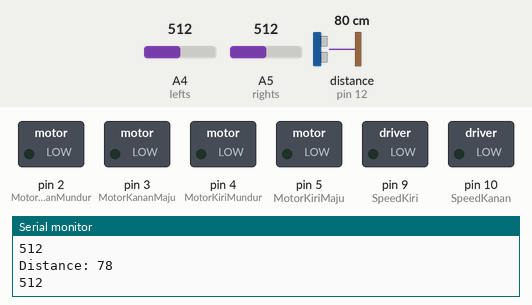
Bench run of a sketch on a simulated Arduino Uno, built with avr-gcc and run on an emulated ATmega328P. Parts: switched loads named in the sketch (green lamp = pin HIGH), the last lines printed to the serial monitor. Wiring (inferred from the names in the program): ultrasonic range finder: trigger pin 11; echo pin 12. The inputs (shaded band) are chosen by the test bench; at power-on: distance to the obstacle (sensor on pin 12) 80 cm, A4 (lefts) = 512, A5 (rights) = 512. The echo pulse lasts 58.3 µs per cm; pins used as bus, display or sensor lines are not drawn.

Above: at 3.2 s.
3.3 s: distance to the obstacle (sensor on pin 12) set to 14 cm
4.8 s: distance to the obstacle (sensor on pin 12) set to 11 cm
At 6.2 s:
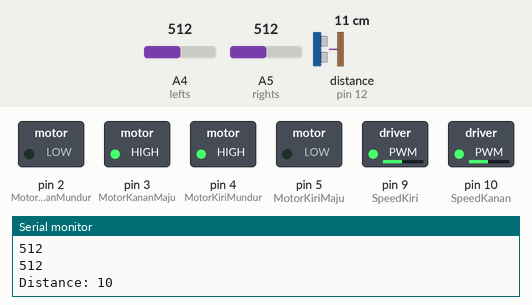
7.8 s: distance to the obstacle (sensor on pin 12) set to 18 cm
At 9.4 s:
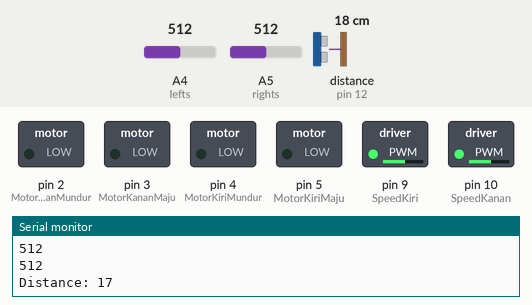
9.5 s: A4 (lefts) set to 311
11.0 s: A4 (lefts) set to 292
At 11.4 s:
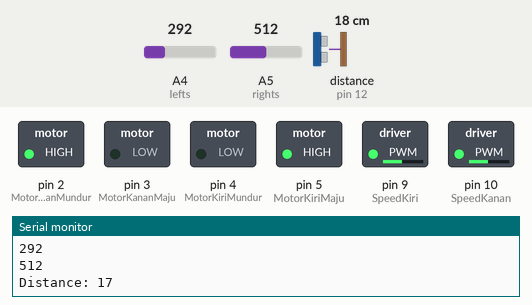
12.5 s: A4 (lefts) set to 1023
At 13.7 s:
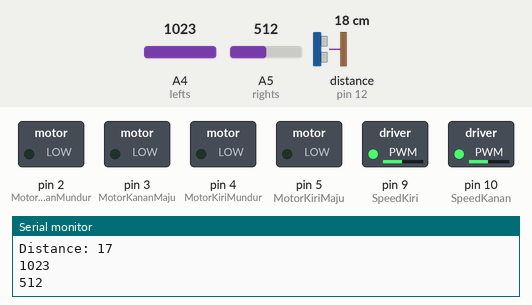
Timing chart, 0 to 15.0 s (numbered marks = the images above; inputs shaded):
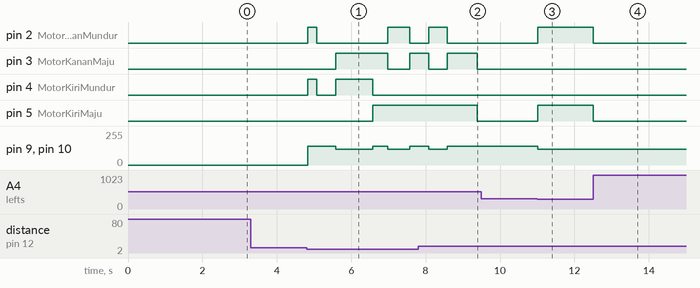

The sketch:

LinoAvoiderBot_verse1.ino
```cpp
#define lefts A4
#define rights A5


//motor Speed
int HighSpeed = 140; //max 255 std HML 110 90 70 HS 160 100 80
int MidSpeed = 120;
int LowSpeed = 120;
int SpeedDelay = 20;
int stop_distance = 12;


// L298N Control Pins
const int MotorKiriMaju = 5;
const int MotorKiriMundur = 4;
const int MotorKananMaju = 3;
const int MotorKananMundur = 2;
const int SpeedKiri = 9;
const int SpeedKanan = 10;


//HC-SR04 Sensor connection
  const int trigPin = 11;
  const int echoPin = 12;

  long duration;
  int distance;

  int left_sensor_state;
  int right_sensor_state;

void setup() {
  pinMode(MotorKananMundur,OUTPUT);
  pinMode(MotorKananMaju,OUTPUT); //mo ka maju
  pinMode(MotorKiriMundur,OUTPUT);
  pinMode(MotorKiriMaju,OUTPUT); //mo ki maju

  pinMode(lefts,INPUT);
  pinMode(rights,INPUT);

  pinMode(trigPin, OUTPUT);
  pinMode(echoPin, INPUT);
  //begin serial communication
  Serial.begin(9600);
  delay(2000);

}

void maju()
{
  digitalWrite(MotorKiriMaju,HIGH);
  digitalWrite(MotorKananMaju,HIGH);
  digitalWrite(MotorKananMundur,LOW);
  digitalWrite(MotorKiriMundur,LOW);
  analogWrite (SpeedKiri, HighSpeed);
  analogWrite (SpeedKanan, HighSpeed);
  //delay(SpeedDelay);
}

void mundur()
{
  digitalWrite(MotorKiriMundur,HIGH);
  digitalWrite(MotorKananMundur,HIGH);
  digitalWrite(MotorKiriMaju,LOW);
  digitalWrite(MotorKananMaju,LOW);
  analogWrite (SpeedKiri, HighSpeed);
  analogWrite (SpeedKanan, HighSpeed);
}

void kanan()
{
  digitalWrite(MotorKiriMaju,HIGH);
  digitalWrite(MotorKananMundur,HIGH);
  digitalWrite(MotorKananMaju,LOW);
  digitalWrite(MotorKiriMundur,LOW);
  analogWrite (SpeedKiri, MidSpeed);
  analogWrite (SpeedKanan, LowSpeed);
  //delay(SpeedDelay);
}

void kiri()
{
  digitalWrite(MotorKananMaju,HIGH);
  digitalWrite(MotorKiriMundur,HIGH);
  digitalWrite(MotorKiriMaju,LOW);
  digitalWrite(MotorKananMundur,LOW);
  analogWrite (SpeedKiri, LowSpeed);
  analogWrite (SpeedKanan, MidSpeed);
  //delay(SpeedDelay);
}

void berhenti()
{
  digitalWrite(MotorKananMaju,LOW);
  digitalWrite(MotorKiriMundur,LOW);
  digitalWrite(MotorKiriMaju,LOW);
  digitalWrite(MotorKananMundur,LOW);
}

void loop(){
  //printing values of the sensors to the serial monitor
  Serial.println(analogRead(lefts));
  Serial.println(analogRead(rights));


  //sensor jarak
  digitalWrite(trigPin, LOW);
  delayMicroseconds(2);
  digitalWrite(trigPin, HIGH);
  delayMicroseconds(10);
  digitalWrite(trigPin, LOW);
  duration = pulseIn(echoPin, HIGH);
  distance= duration*0.034/2;
  Serial.print("Distance: ");
  Serial.println(distance);

  //line detected by both
  if(analogRead(lefts)<=300 && analogRead(rights)<=300){
    //stop
    maju();
  }

  //line detected by left sensor
  else if(analogRead(lefts)<=300 && !analogRead(rights)<=300){
    //turn left
    kanan();
  }

  //line detected by right sensor
  else if(!analogRead(lefts)<=300 && analogRead(rights)<=300){
    //turn right
    kiri();
  }

  //line detected by none
  else if(!analogRead(lefts)<=300 && !analogRead(rights)<=300){
    //stop
    berhenti();

  }


 if(distance < stop_distance)
 {

  mundur();
  delay(250);
  berhenti();
  delay(500);
  kiri();
  delay(1000);
  maju();
  delay(400);
  kanan();
  delay(600);
  maju();
  delay(500);
  kanan();
  delay(500);
  maju();
  delay(800);

//Serial.println(analogRead(lefts));
//        Serial.println(analogRead(rights));
//  //right_sensor_state == 1023;
//       if(!analogRead(rights)<=300){
//
//        left_sensor_state = analogRead(lefts);
//        right_sensor_state = analogRead(rights);
//       mundur();
//        delay(100);
//        kiri();
//        delay (800);
//
//        }


}


}
```

Measured:
- the behaviour switches between 13 and 12 cm on distance to the obstacle (sensor on pin 12) (found by bisection; images 0 and 1)
- the behaviour switches between 301 and 300 on A4 (lefts) (found by bisection; images 2 and 3)
- after the input at 4.8 s, pin 2 (MotorKananMundur): LOW → HIGH at once, → LOW 0.25 s later, → HIGH 1.9 s later, → LOW 0.60 s later; pin 3 (MotorKananMaju): LOW → HIGH after 0.78 s, → LOW 1.4 s later, → HIGH 0.60 s later
- after the input at 7.8 s, pin 4 (MotorKiriMundur): stays LOW (without the input it goes to HIGH after 1.6 s)
- after the input at 11.0 s, pin 2 (MotorKananMundur), pin 5 (MotorKiriMaju): LOW → HIGH at once; pin 9 (SpeedKiri), pin 10 (SpeedKanan): 140/255 → 120/255 at once
- after the input at 12.5 s, pin 2 (MotorKananMundur), pin 5 (MotorKiriMaju): HIGH → LOW at once
